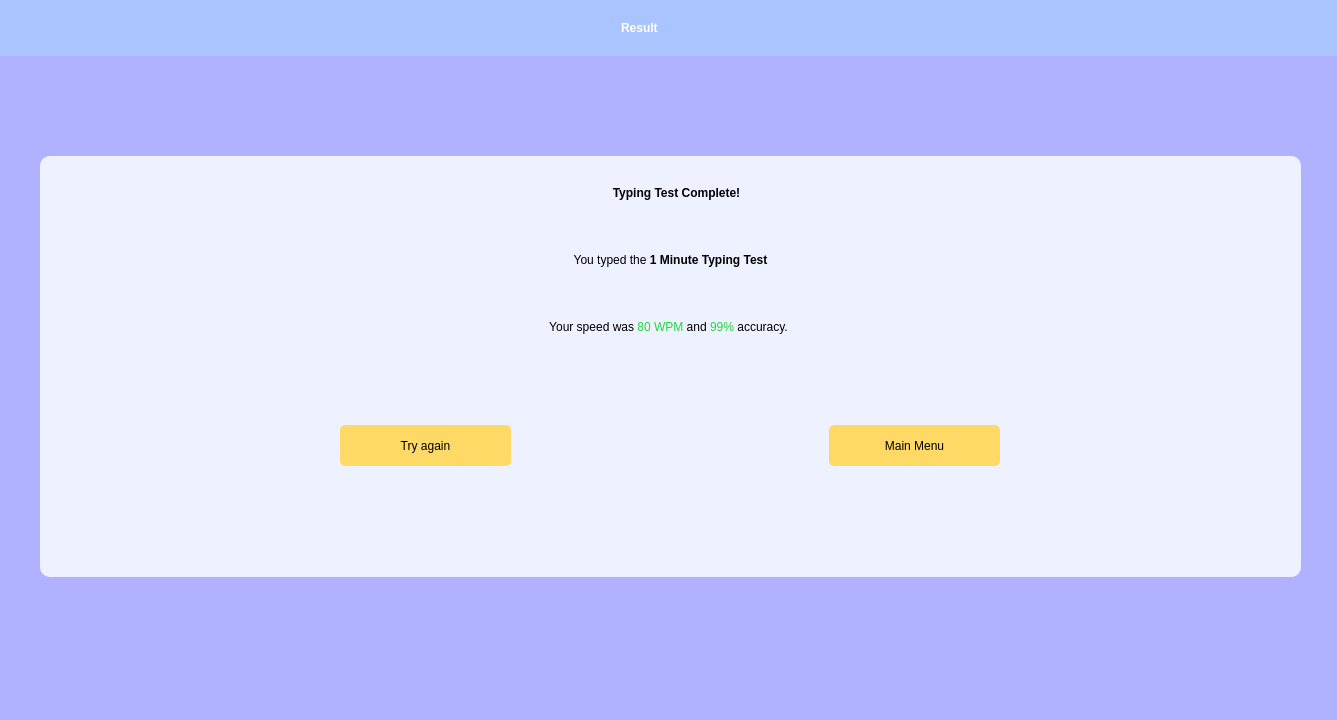
<?xml version="1.0" encoding="UTF-8"?>
<ui version="4.0">
 <class>MainWindow</class>
 <widget class="QMainWindow" name="MainWindow">
  <property name="geometry">
   <rect>
    <x>0</x>
    <y>0</y>
    <width>1337</width>
    <height>720</height>
   </rect>
  </property>
  <property name="maximumSize">
   <size>
    <width>1337</width>
    <height>720</height>
   </size>
  </property>
  <property name="windowTitle">
   <string>Result</string>
  </property>
  <property name="styleSheet">
   <string notr="true">background-color: #B1B2FF;</string>
  </property>
  <widget class="QWidget" name="centralwidget">
   <widget class="QWidget" name="heading_container" native="true">
    <property name="geometry">
     <rect>
      <x>0</x>
      <y>0</y>
      <width>1337</width>
      <height>56</height>
     </rect>
    </property>
    <property name="maximumSize">
     <size>
      <width>1337</width>
      <height>56</height>
     </size>
    </property>
    <property name="styleSheet">
     <string notr="true">background-color: #AAC4FF;</string>
    </property>
    <widget class="QLabel" name="heading_label">
     <property name="geometry">
      <rect>
       <x>621</x>
       <y>7</y>
       <width>91</width>
       <height>41</height>
      </rect>
     </property>
     <property name="styleSheet">
      <string notr="true">color: white;
font: 24pt &quot;Bahnschrift&quot;;
font-weight: bold;</string>
     </property>
     <property name="text">
      <string>Result</string>
     </property>
    </widget>
   </widget>
   <widget class="QWidget" name="result_container" native="true">
    <property name="geometry">
     <rect>
      <x>40</x>
      <y>156</y>
      <width>1261</width>
      <height>421</height>
     </rect>
    </property>
    <property name="styleSheet">
     <string notr="true">background-color: #EEF1FF;
border-radius: 10px;</string>
    </property>
    <widget class="QLabel" name="result_heading">
     <property name="geometry">
      <rect>
       <x>476</x>
       <y>14</y>
       <width>321</width>
       <height>46</height>
      </rect>
     </property>
     <property name="styleSheet">
      <string notr="true">color: black;
font: 63 28pt &quot;Bahnschrift SemiBold SemiConden&quot;;
font-weight: bold;
</string>
     </property>
     <property name="text">
      <string>&lt;html&gt;&lt;head/&gt;&lt;body&gt;&lt;p align=&quot;center&quot;&gt;Typing Test Complete!&lt;/p&gt;&lt;/body&gt;&lt;/html&gt;</string>
     </property>
    </widget>
    <widget class="QLabel" name="test_complete_label">
     <property name="geometry">
      <rect>
       <x>440</x>
       <y>74</y>
       <width>381</width>
       <height>61</height>
      </rect>
     </property>
     <property name="styleSheet">
      <string notr="true">font: 25 20pt &quot;Bahnschrift&quot;;
background: none;
color: black</string>
     </property>
     <property name="text">
      <string>&lt;html&gt;&lt;head/&gt;&lt;body&gt;&lt;p align=&quot;center&quot;&gt;&lt;span style=&quot; font-weight:400;&quot;&gt;You typed the &lt;/span&gt;&lt;span style=&quot; font-weight:600;&quot;&gt;1 Minute Typing Test&lt;/span&gt;&lt;/p&gt;&lt;/body&gt;&lt;/html&gt;</string>
     </property>
    </widget>
    <widget class="QLabel" name="wpm_and_accuracy_label">
     <property name="geometry">
      <rect>
       <x>363</x>
       <y>141</y>
       <width>531</width>
       <height>61</height>
      </rect>
     </property>
     <property name="styleSheet">
      <string notr="true">font: 25 20pt &quot;Bahnschrift&quot;;
background: none;
color: black</string>
     </property>
     <property name="text">
      <string>&lt;html&gt;&lt;head/&gt;&lt;body&gt;&lt;p align=&quot;center&quot;&gt;&lt;span style=&quot; font-weight:400;&quot;&gt;Your speed was &lt;/span&gt;&lt;span style=&quot; font-weight:400; color:#23d83e;&quot;&gt;80 WPM &lt;/span&gt;&lt;span style=&quot; font-weight:400;&quot;&gt;and &lt;/span&gt;&lt;span style=&quot; font-weight:400; color:#23d83e;&quot;&gt;99% &lt;/span&gt;&lt;span style=&quot; font-weight:400;&quot;&gt;accuracy.&lt;/span&gt;&lt;/p&gt;&lt;/body&gt;&lt;/html&gt;</string>
     </property>
    </widget>
    <widget class="QPushButton" name="try_again_btn">
     <property name="geometry">
      <rect>
       <x>300</x>
       <y>269</y>
       <width>171</width>
       <height>41</height>
      </rect>
     </property>
     <property name="styleSheet">
      <string notr="true">background-color: #FFD966;
border-radius: 5px;
color: black;
font: 63 16pt &quot;Bahnschrift SemiBold&quot;;</string>
     </property>
     <property name="text">
      <string>Try again</string>
     </property>
    </widget>
    <widget class="QPushButton" name="main_menu_btn">
     <property name="geometry">
      <rect>
       <x>789</x>
       <y>269</y>
       <width>171</width>
       <height>41</height>
      </rect>
     </property>
     <property name="styleSheet">
      <string notr="true">background-color: #FFD966;
border-radius: 5px;
color: black;
font: 63 16pt &quot;Bahnschrift SemiBold&quot;;</string>
     </property>
     <property name="text">
      <string>Main Menu</string>
     </property>
    </widget>
   </widget>
  </widget>
  <widget class="QStatusBar" name="statusbar"/>
 </widget>
 <resources/>
 <connections/>
</ui>
